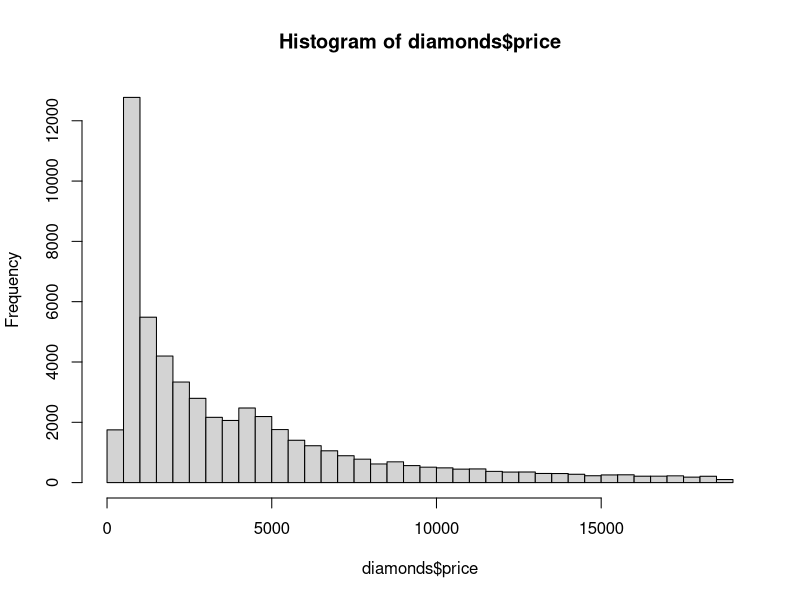
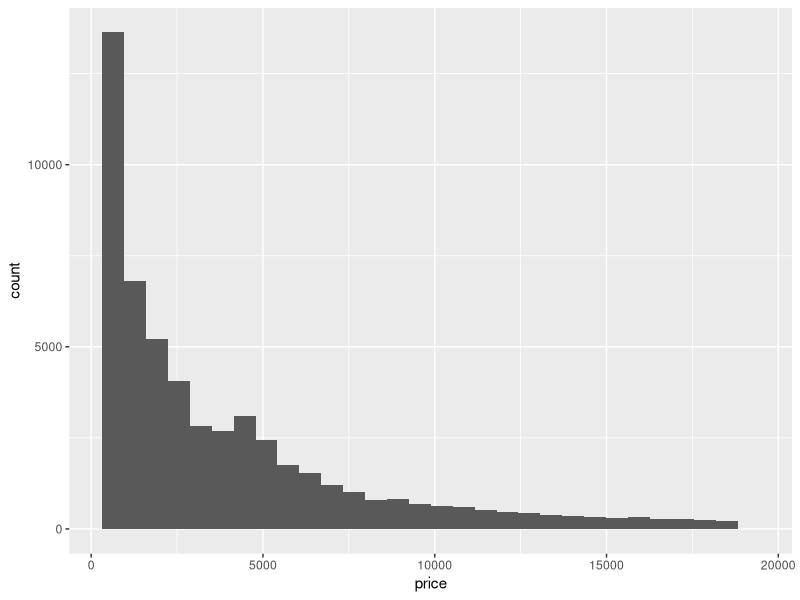
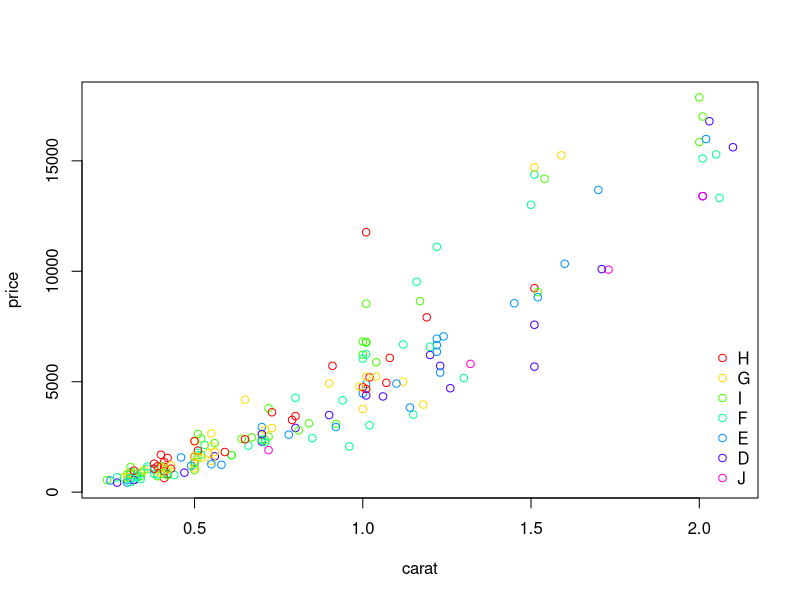
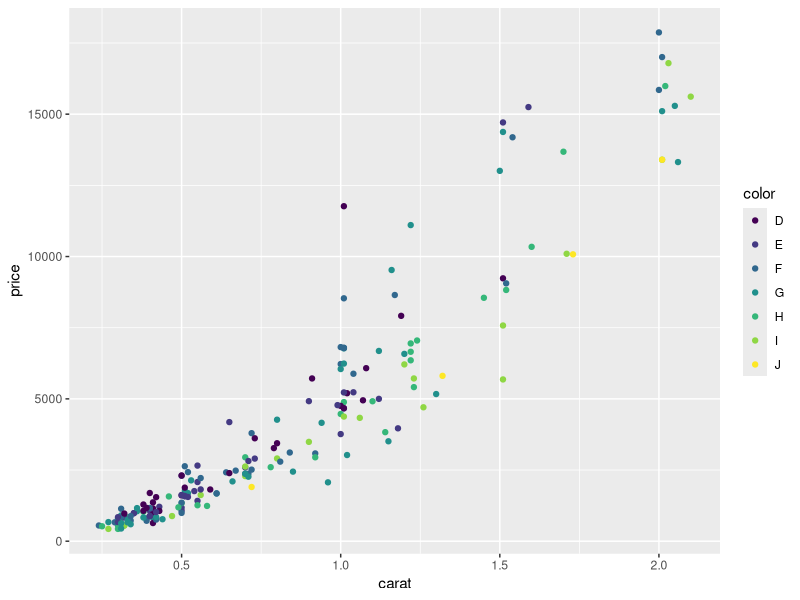

Recreate these plots in R, in order.
data("diamonds")
library(ggplot2) 

str(diamonds)
hist(diamonds$price, breaks = 50)
ggplot(diamonds, aes(x = price)) + geom_histogram()
set.seed(12345) # Make the sample reproducible 
dsmall <- diamonds[sample(nrow(diamonds), 200), ]

colorMap <- data.frame(color = rainbow(length(unique(dsmall$color)))) 
rownames(colorMap) <- unique(dsmall$color)
plot(price ~ carat, data = dsmall, col = colorMap[dsmall$color, "color"]) 
legend(x = 'bottomright', legend = rownames(colorMap), col = colorMap$color, pch = par("pch"), bty = 'n', xjust = 1)

#Now plot with ggplot2
ggplot(data = dsmall, aes(x = carat, y = price, color = color)) + geom_point()